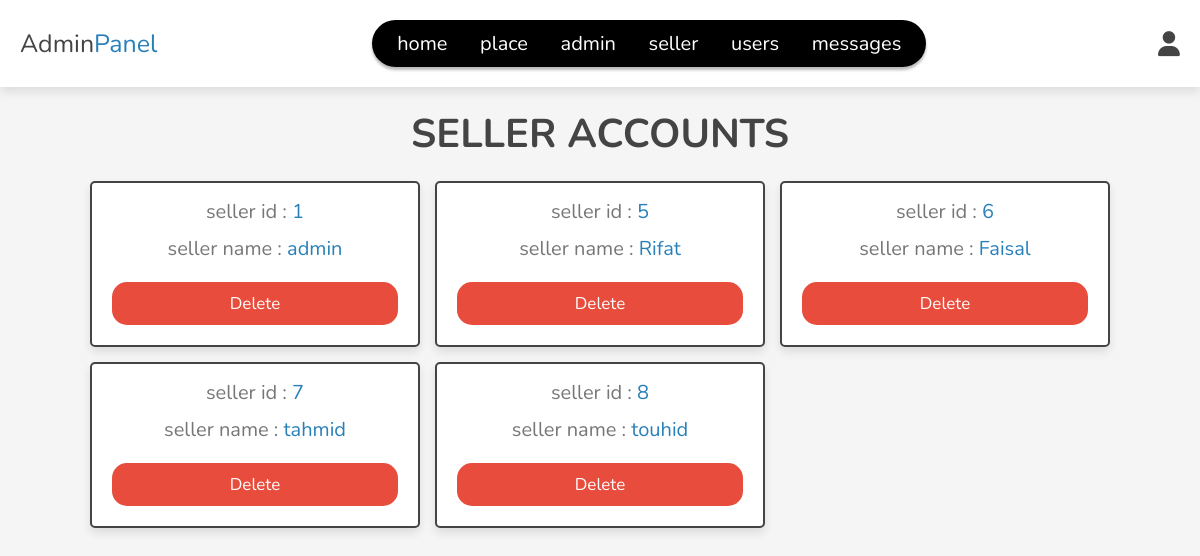
/admin/seller_accounts.php (signed in), run on the app's committed database.
### tables this page shows
CREATE TABLE `seller` (
  `id` int(100) NOT NULL,
  `name` varchar(20) DEFAULT NULL,
  `password` varchar(50) DEFAULT NULL,
  `username` text DEFAULT NULL,
  `email` text DEFAULT NULL,
  `phone` text DEFAULT NULL,
  `f_language` text DEFAULT NULL,
  `s_language` text DEFAULT NULL,
  `description` text DEFAULT NULL
);

### admin/seller_accounts.php (the view, shortened to what this page needs)
<?php
include '../components/connect.php';
?>
<!DOCTYPE html>
<html lang="en">
<head>
   <link rel="stylesheet" href="https://cdnjs.cloudflare.com/ajax/libs/font-awesome/6.1.1/css/all.min.css">
   <link rel="stylesheet" href="../css/admin_style.css">
</head>
<body>
<?php include '../components/admin_header.php'; ?>
<section class="accounts">
   <h1 class="heading">seller accounts</h1>
   <div class="box-container">
   <?php
      $select_accounts = $conn->prepare("SELECT * FROM `seller`");
      $select_accounts->execute();
      if($select_accounts->rowCount() > 0){
         while($fetch_accounts = $select_accounts->fetch(PDO::FETCH_ASSOC)){
   ?>
   <div class="box">
      <p> seller id : <span><?= $fetch_accounts['id']; ?></span> </p>
      <p> seller name : <span><?= $fetch_accounts['name']; ?></span> </p>
      <div class="flex-btn">
         <a href="seller_accounts.php?delete=<?= $fetch_accounts['id']; ?>" onclick="return confirm('delete this account?')" class="delete-btn">delete</a>
      </div>
   </div>
   <?php
         }
      }else{
         echo '<p class="empty">no accounts available!</p>';
      }
   ?>
   </div>
</section>
</body>
</html>

### css/admin_style.css (style rules this page uses)
* { margin: 0; padding: 0; box-sizing: border-box; font-family: "Poppins", sans-serif; --color-background: #000119; --stroke-width: calc(1em / 16); --font-size: 30vmin; --font-weight: 700; --letter-spacing: calc(1em / 8); }
:root { --main-color: #2980b9; --orange: #f39c12; --red: #e74c3c; --black: #444; --white: #fff; --light-color: #777; --light-bg: #f5f5f5; --border: 0.2rem solid var(--black); --box-shadow: 0 0.5rem 1rem rgba(0, 0, 0, 0.1); }
* { font-family: "Nunito", sans-serif; margin: 0; padding: 0; box-sizing: border-box; outline: none; border: none; text-decoration: none; }
html { font-size: 62.5%; overflow-x: hidden; }
body { background-color: var(--light-bg); }
section { padding: 2rem; max-width: 1200px; margin: 0 auto; }
.heading { font-size: 4rem; color: var(--black); margin-bottom: 2rem; text-align: center; text-transform: uppercase; }
.btn, .delete-btn, .option-btn { display: block; width: 100%; margin-top: 1rem; border-radius: 1.5rem; padding: 1rem 3rem; font-size: 1.7rem; text-transform: capitalize; color: white; cursor: pointer; text-align: center; background-color: var(--color-background); box-shadow: 0px 0px 0px 0px #FFFFFF, 0px 0px 0px 0px #000000; transition: all 0.3s cubic-bezier(0.15, 0.83, 0.66, 1); }
.delete-btn { background-color: var(--red); width: 100%; }
.flex-btn { display: flex; gap: 1rem; }
.accounts .box-container { display: grid; grid-template-columns: repeat(auto-fit, 33rem); gap: 1.5rem; align-items: flex-start; justify-content: center; }
.accounts .box-container .box { padding: 2rem; padding-top: 0.5rem; border-radius: 0.5rem; text-align: center; border: var(--border); background-color: var(--white); box-shadow: var(--box-shadow); }
.accounts .box-container .box p { font-size: 2rem; color: var(--light-color); margin: 1rem 0; }
.accounts .box-container .box p span { color: var(--main-color); }

### data on the page
seller: id "1", name "admin"
seller: id "5", name "Rifat"
seller: id "6", name "Faisal"
seller: id "7", name "tahmid"
seller: id "8", name "touhid"
